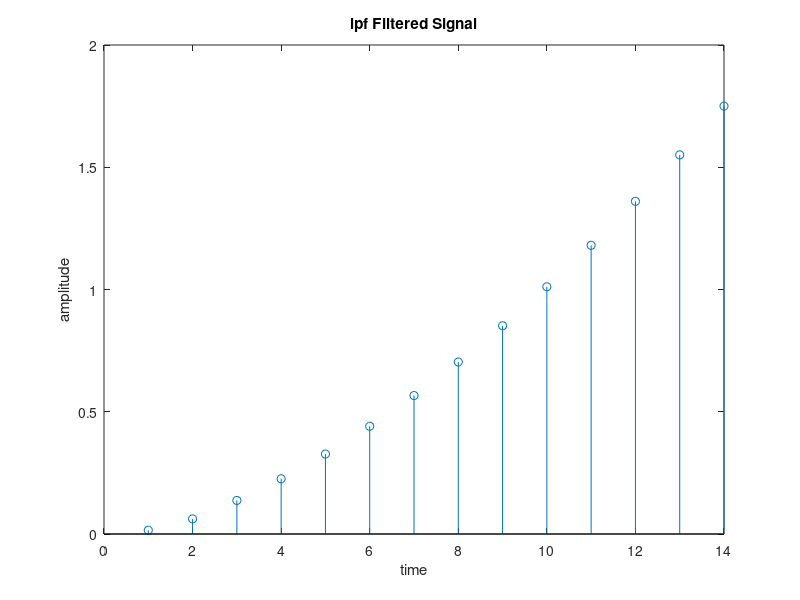

The MATLAB script that drew this image:
% IIR

signal = [1,3,2,4,3,5,4,6,5,7,6,8,7,9];

a1 = 0.96906992;
b0 = 0.01546504;
b1 = 0.01546504;
yy_filtered = zeros(size(signal));
yy_filtered(1) = b0*signal(1);
yy_filtered(2) = b0*signal(2) + b1*signal(1);
for ii = 3:length(signal)
    yy_filtered(ii) = a1 * yy_filtered(ii - 1) + b0 * signal(ii) + b1 * signal(ii - 1);
end

disp(yy_filtered(1:5))
% Plot the filtered signal
figure;
stem(yy_filtered);
xlabel('time');
ylabel('amplitude');
title('lpf Filtered Signal');